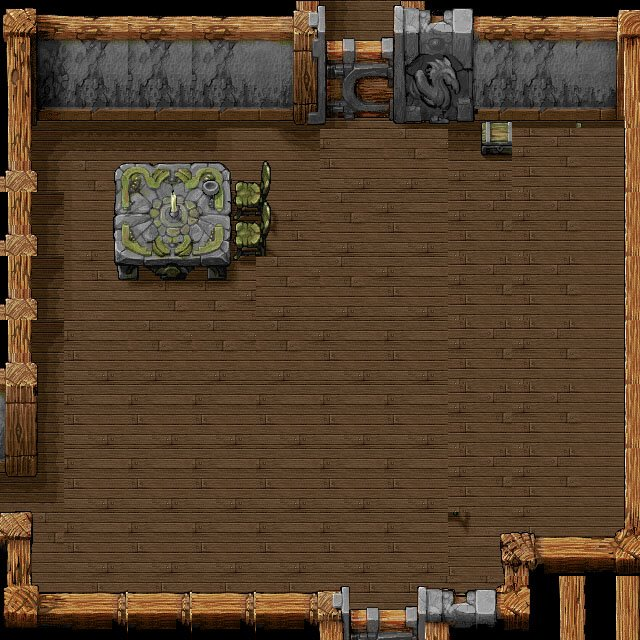

The image is a tile-based game level rendered from a .tmx file. Its description and complete source (layers, tilesets, objects, tile grids) follow:
An orthogonal 10x10 tile map with 64x64 px tiles, 1 tile layer (Tile Layer 1).

<map version="1.0" tiledversion="1.0.3" orientation="orthogonal" renderorder="right-down" width="10" height="10" tilewidth="64" tileheight="64" nextobjectid="1">
 <tileset firstgid="1" source="Image.tsx" />
 <layer name="Tile Layer 1" width="10" height="10">
  <data encoding="csv">
3,4,4,4,5,6,7,8,4,9,
13,14,14,14,15,16,17,18,14,19,
23,24,25,26,27,55,54,28,38,39,
23,34,35,36,37,54,55,38,38,39,
23,44,45,46,54,54,55,38,38,39,
23,55,54,54,54,55,55,38,38,39,
33,55,55,55,55,55,55,38,38,39,
43,55,55,55,55,55,55,38,38,39,
53,55,55,55,55,55,55,47,48,49,
63,64,64,64,64,65,66,67,68,30
</data>
 </layer>
</map>
